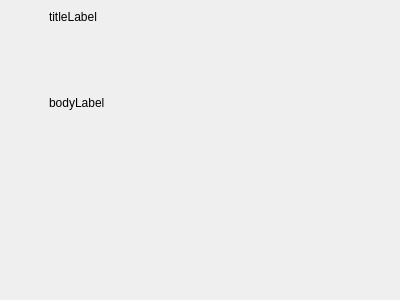
<?xml version="1.0" encoding="UTF-8"?>
<ui version="4.0">
 <class>Form</class>
 <widget class="QWidget" name="Form">
  <property name="geometry">
   <rect>
    <x>0</x>
    <y>0</y>
    <width>400</width>
    <height>300</height>
   </rect>
  </property>
  <property name="windowTitle">
   <string>Form</string>
  </property>
  <widget class="QWidget" name="verticalLayoutWidget">
   <property name="geometry">
    <rect>
     <x>49</x>
     <y>10</y>
     <width>341</width>
     <height>121</height>
    </rect>
   </property>
   <layout class="QVBoxLayout" name="verticalLayout">
    <item alignment="Qt::AlignTop">
     <widget class="QLabel" name="titleLabel">
      <property name="text">
       <string>titleLabel</string>
      </property>
     </widget>
    </item>
    <item>
     <widget class="QLabel" name="bodyLabel">
      <property name="text">
       <string>bodyLabel</string>
      </property>
     </widget>
    </item>
   </layout>
  </widget>
 </widget>
 <resources/>
 <connections/>
</ui>
